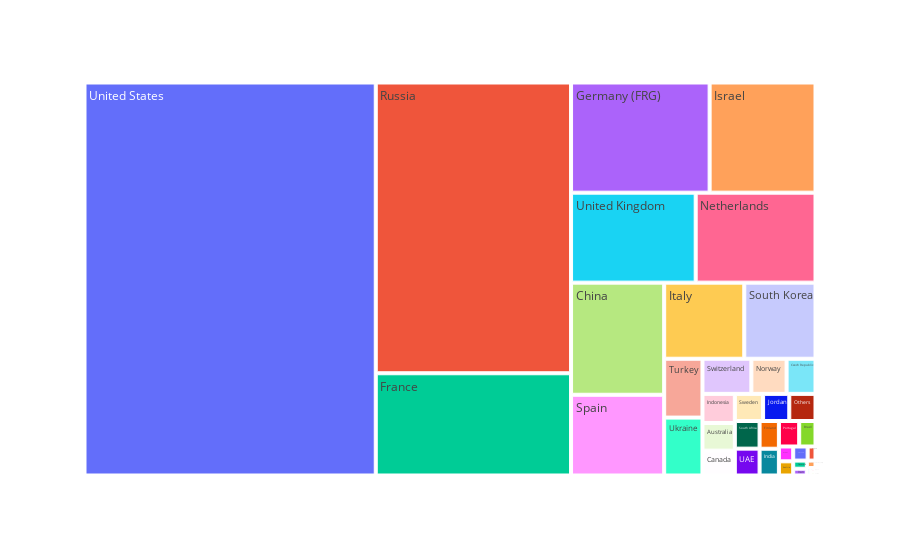

Write notebook code for a chart like this one.
### Markdown cell above
### Treemap

### Code cell
fig = px.treemap(df_story7, path=[ 'Country'], values='Value',hover_data=['Value'])
fig.show()

### Figure 1 — Plotly figure (JSON) as saved in the notebook; plotly's stock layout.template omitted (floating-point values rounded to 4 significant figures)
{"data": [{"branchvalues": "total", "customdata": [[97], [22], [23], [12], [45], [0], [87], [1131], [110], [0], [12], [58], [2162], [1653], [0], [56], [102], [10], [0], [1263], [660], [2], [77], [0], [0], [0], [1167], [0], [134], [77], [3], [56], [0], [6148], [2], [0], [22], [74], [587], [0], [814], [83], [186], [244], [72], [240], [1214], [12394], [7], [0], [0]], "domain": {"x": [0, 1], "y": [0, 1]}, "hovertemplate": "labels=%{label}<br>Value=%{customdata[0]}<br>parent=%{parent}<br>id=%{id}<extra></extra>", "ids": ["Australia", "Austria", "Belarus", "Belgium", "Brazil", "Bulgaria", "Canada", "China", "Czech Republic", "Czechoslovakia", "Denmark", "Finland", "France", "Germany (FRG)", "Hungary", "India", "Indonesia", "Iran", "Ireland", "Israel", "Italy", "Japan", "Jordan", "Kazakhstan", "Libya", "Moldova", "Netherlands", "North Korea", "Norway", "Others", "Poland", "Portugal", "Romania", "Russia", "Serbia", "Singapore", "Slovakia", "South Africa", "South Korea", "Soviet Union", "Spain", "Sweden", "Switzerland", "Turkey", "UAE", "Ukraine", "United Kingdom", "United States", "Unknown supplier(s)", "Uzbekistan", "Yugoslavia"], "labels": ["Australia", "Austria", "Belarus", "Belgium", "Brazil", "Bulgaria", "Canada", "China", "Czech Republic", "Czechoslovakia", "Denmark", "Finland", "France", "Germany (FRG)", "Hungary", "India", "Indonesia", "Iran", "Ireland", "Israel", "Italy", "Japan", "Jordan", "Kazakhstan", "Libya", "Moldova", "Netherlands", "North Korea", "Norway", "Others", "Poland", "Portugal", "Romania", "Russia", "Serbia", "Singapore", "Slovakia", "South Africa", "South Korea", "Soviet Union", "Spain", "Sweden", "Switzerland", "Turkey", "UAE", "Ukraine", "United Kingdom", "United States", "Unknown supplier(s)", "Uzbekistan", "Yugoslavia"], "name": "", "parents": ["", "", "", "", "", "", "", "", "", "", "", "", "", "", "", "", "", "", "", "", "", "", "", "", "", "", "", "", "", "", "", "", "", "", "", "", "", "", "", "", "", "", "", "", "", "", "", "", "", "", ""], "type": "treemap", "values": [97, 22, 23, 12, 45, 0, 87, 1131, 110, 0, 12, 58, 2162, 1653, 0, 56, 102, 10, 0, 1263, 660, 2, 77, 0, 0, 0, 1167, 0, 134, 77, 3, 56, 0, 6148, 2, 0, 22, 74, 587, 0, 814, 83, 186, 244, 72, 240, 1214, 12394, 7, 0, 0]}], "layout": {"legend": {"tracegroupgap": 0}, "margin": {"t": 60}}}
